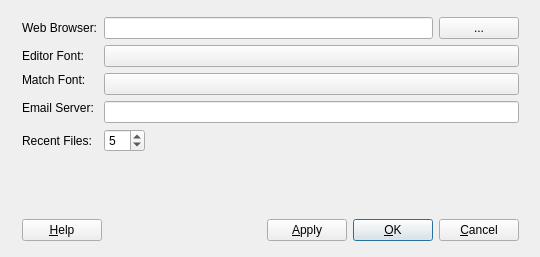
<?xml version="1.0" encoding="UTF-8"?>
<ui version="4.0">
 <class>PreferencesDialogBA</class>
 <widget class="QDialog" name="PreferencesDialogBA">
  <property name="geometry">
   <rect>
    <x>0</x>
    <y>0</y>
    <width>540</width>
    <height>257</height>
   </rect>
  </property>
  <property name="windowTitle">
   <string>Preferences</string>
  </property>
  <property name="sizeGripEnabled">
   <bool>false</bool>
  </property>
  <widget class="QWidget" name="layout5">
   <property name="geometry">
    <rect>
     <x>11</x>
     <y>6</y>
     <width>519</width>
     <height>246</height>
    </rect>
   </property>
   <layout class="QVBoxLayout">
    <item>
     <layout class="QGridLayout">
      <item row="1" column="0">
       <widget class="QLabel" name="TextLabel2">
        <property name="sizePolicy">
         <sizepolicy hsizetype="Fixed" vsizetype="Minimum">
          <horstretch>0</horstretch>
          <verstretch>0</verstretch>
         </sizepolicy>
        </property>
        <property name="text">
         <string>Editor Font:</string>
        </property>
        <property name="wordWrap">
         <bool>false</bool>
        </property>
       </widget>
      </item>
      <item row="0" column="3">
       <widget class="QPushButton" name="browserButton">
        <property name="sizePolicy">
         <sizepolicy hsizetype="Fixed" vsizetype="Fixed">
          <horstretch>0</horstretch>
          <verstretch>0</verstretch>
         </sizepolicy>
        </property>
        <property name="text">
         <string>...</string>
        </property>
       </widget>
      </item>
      <item row="0" column="1" colspan="2">
       <widget class="QLineEdit" name="browserEdit"/>
      </item>
      <item row="2" column="1" rowspan="2" colspan="3">
       <widget class="QPushButton" name="fontButtonMatch">
        <property name="text">
         <string/>
        </property>
       </widget>
      </item>
      <item row="2" column="0">
       <widget class="QLabel" name="textLabel1">
        <property name="text">
         <string>Match Font:</string>
        </property>
        <property name="wordWrap">
         <bool>false</bool>
        </property>
       </widget>
      </item>
      <item row="1" column="1" colspan="3">
       <widget class="QPushButton" name="fontButton">
        <property name="text">
         <string/>
        </property>
       </widget>
      </item>
      <item row="4" column="1" colspan="3">
       <widget class="QLineEdit" name="emailServerEdit"/>
      </item>
      <item row="3" column="0" rowspan="2">
       <widget class="QLabel" name="TextLabel1_2Emaii">
        <property name="sizePolicy">
         <sizepolicy hsizetype="Fixed" vsizetype="Minimum">
          <horstretch>0</horstretch>
          <verstretch>0</verstretch>
         </sizepolicy>
        </property>
        <property name="text">
         <string>Email Server:</string>
        </property>
        <property name="wordWrap">
         <bool>false</bool>
        </property>
       </widget>
      </item>
      <item row="5" column="0">
       <widget class="QLabel" name="TextLabel1_2">
        <property name="sizePolicy">
         <sizepolicy hsizetype="Fixed" vsizetype="Minimum">
          <horstretch>0</horstretch>
          <verstretch>0</verstretch>
         </sizepolicy>
        </property>
        <property name="text">
         <string>Recent Files:</string>
        </property>
        <property name="wordWrap">
         <bool>false</bool>
        </property>
       </widget>
      </item>
      <item row="5" column="2" colspan="2">
       <spacer name="Spacer1_2">
        <property name="orientation">
         <enum>Qt::Horizontal</enum>
        </property>
        <property name="sizeType">
         <enum>QSizePolicy::Expanding</enum>
        </property>
        <property name="sizeHint" stdset="0">
         <size>
          <width>380</width>
          <height>20</height>
         </size>
        </property>
       </spacer>
      </item>
      <item row="5" column="1">
       <widget class="QSpinBox" name="recentFilesSpinBox">
        <property name="sizePolicy">
         <sizepolicy hsizetype="Fixed" vsizetype="Fixed">
          <horstretch>0</horstretch>
          <verstretch>0</verstretch>
         </sizepolicy>
        </property>
        <property name="maximum">
         <number>25</number>
        </property>
        <property name="value">
         <number>5</number>
        </property>
       </widget>
      </item>
      <item row="0" column="0">
       <widget class="QLabel" name="TextLabel1">
        <property name="sizePolicy">
         <sizepolicy hsizetype="Fixed" vsizetype="Minimum">
          <horstretch>0</horstretch>
          <verstretch>0</verstretch>
         </sizepolicy>
        </property>
        <property name="text">
         <string>Web Browser:</string>
        </property>
        <property name="wordWrap">
         <bool>false</bool>
        </property>
       </widget>
      </item>
     </layout>
    </item>
    <item>
     <spacer name="Spacer1">
      <property name="orientation">
       <enum>Qt::Vertical</enum>
      </property>
      <property name="sizeType">
       <enum>QSizePolicy::Expanding</enum>
      </property>
      <property name="sizeHint" stdset="0">
       <size>
        <width>20</width>
        <height>40</height>
       </size>
      </property>
     </spacer>
    </item>
    <item>
     <layout class="QHBoxLayout">
      <property name="spacing">
       <number>6</number>
      </property>
      <property name="margin">
       <number>0</number>
      </property>
      <item>
       <widget class="QPushButton" name="buttonHelp">
        <property name="text">
         <string>&amp;Help</string>
        </property>
        <property name="autoDefault">
         <bool>true</bool>
        </property>
       </widget>
      </item>
      <item>
       <spacer name="Horizontal Spacing2">
        <property name="orientation">
         <enum>Qt::Horizontal</enum>
        </property>
        <property name="sizeType">
         <enum>QSizePolicy::Expanding</enum>
        </property>
        <property name="sizeHint" stdset="0">
         <size>
          <width>20</width>
          <height>20</height>
         </size>
        </property>
       </spacer>
      </item>
      <item>
       <widget class="QPushButton" name="buttonApply">
        <property name="text">
         <string>&amp;Apply</string>
        </property>
        <property name="autoDefault">
         <bool>true</bool>
        </property>
       </widget>
      </item>
      <item>
       <widget class="QPushButton" name="buttonOk">
        <property name="text">
         <string>&amp;OK</string>
        </property>
        <property name="autoDefault">
         <bool>true</bool>
        </property>
        <property name="default">
         <bool>true</bool>
        </property>
       </widget>
      </item>
      <item>
       <widget class="QPushButton" name="buttonCancel">
        <property name="text">
         <string>&amp;Cancel</string>
        </property>
        <property name="autoDefault">
         <bool>true</bool>
        </property>
       </widget>
      </item>
     </layout>
    </item>
   </layout>
  </widget>
 </widget>
 <layoutdefault spacing="6" margin="11"/>
 <tabstops>
  <tabstop>browserEdit</tabstop>
  <tabstop>browserButton</tabstop>
  <tabstop>fontButton</tabstop>
  <tabstop>emailServerEdit</tabstop>
  <tabstop>recentFilesSpinBox</tabstop>
  <tabstop>buttonHelp</tabstop>
  <tabstop>buttonApply</tabstop>
  <tabstop>buttonOk</tabstop>
  <tabstop>buttonCancel</tabstop>
 </tabstops>
 <resources/>
 <connections>
  <connection>
   <sender>buttonOk</sender>
   <signal>clicked()</signal>
   <receiver>PreferencesDialogBA</receiver>
   <slot>accept()</slot>
   <hints>
    <hint type="sourcelabel">
     <x>20</x>
     <y>20</y>
    </hint>
    <hint type="destinationlabel">
     <x>20</x>
     <y>20</y>
    </hint>
   </hints>
  </connection>
  <connection>
   <sender>buttonCancel</sender>
   <signal>clicked()</signal>
   <receiver>PreferencesDialogBA</receiver>
   <slot>reject()</slot>
   <hints>
    <hint type="sourcelabel">
     <x>20</x>
     <y>20</y>
    </hint>
    <hint type="destinationlabel">
     <x>20</x>
     <y>20</y>
    </hint>
   </hints>
  </connection>
  <connection>
   <sender>browserButton</sender>
   <signal>pressed()</signal>
   <receiver>PreferencesDialogBA</receiver>
   <slot>browser_slot()</slot>
   <hints>
    <hint type="sourcelabel">
     <x>20</x>
     <y>20</y>
    </hint>
    <hint type="destinationlabel">
     <x>20</x>
     <y>20</y>
    </hint>
   </hints>
  </connection>
  <connection>
   <sender>fontButton</sender>
   <signal>pressed()</signal>
   <receiver>PreferencesDialogBA</receiver>
   <slot>font_slot()</slot>
   <hints>
    <hint type="sourcelabel">
     <x>20</x>
     <y>20</y>
    </hint>
    <hint type="destinationlabel">
     <x>20</x>
     <y>20</y>
    </hint>
   </hints>
  </connection>
  <connection>
   <sender>buttonHelp</sender>
   <signal>pressed()</signal>
   <receiver>PreferencesDialogBA</receiver>
   <slot>help_slot()</slot>
   <hints>
    <hint type="sourcelabel">
     <x>20</x>
     <y>20</y>
    </hint>
    <hint type="destinationlabel">
     <x>20</x>
     <y>20</y>
    </hint>
   </hints>
  </connection>
  <connection>
   <sender>buttonApply</sender>
   <signal>pressed()</signal>
   <receiver>PreferencesDialogBA</receiver>
   <slot>apply_slot()</slot>
   <hints>
    <hint type="sourcelabel">
     <x>20</x>
     <y>20</y>
    </hint>
    <hint type="destinationlabel">
     <x>20</x>
     <y>20</y>
    </hint>
   </hints>
  </connection>
  <connection>
   <sender>fontButtonMatch</sender>
   <signal>pressed()</signal>
   <receiver>PreferencesDialogBA</receiver>
   <slot>match_font_slot()</slot>
   <hints>
    <hint type="sourcelabel">
     <x>20</x>
     <y>20</y>
    </hint>
    <hint type="destinationlabel">
     <x>20</x>
     <y>20</y>
    </hint>
   </hints>
  </connection>
 </connections>
</ui>
